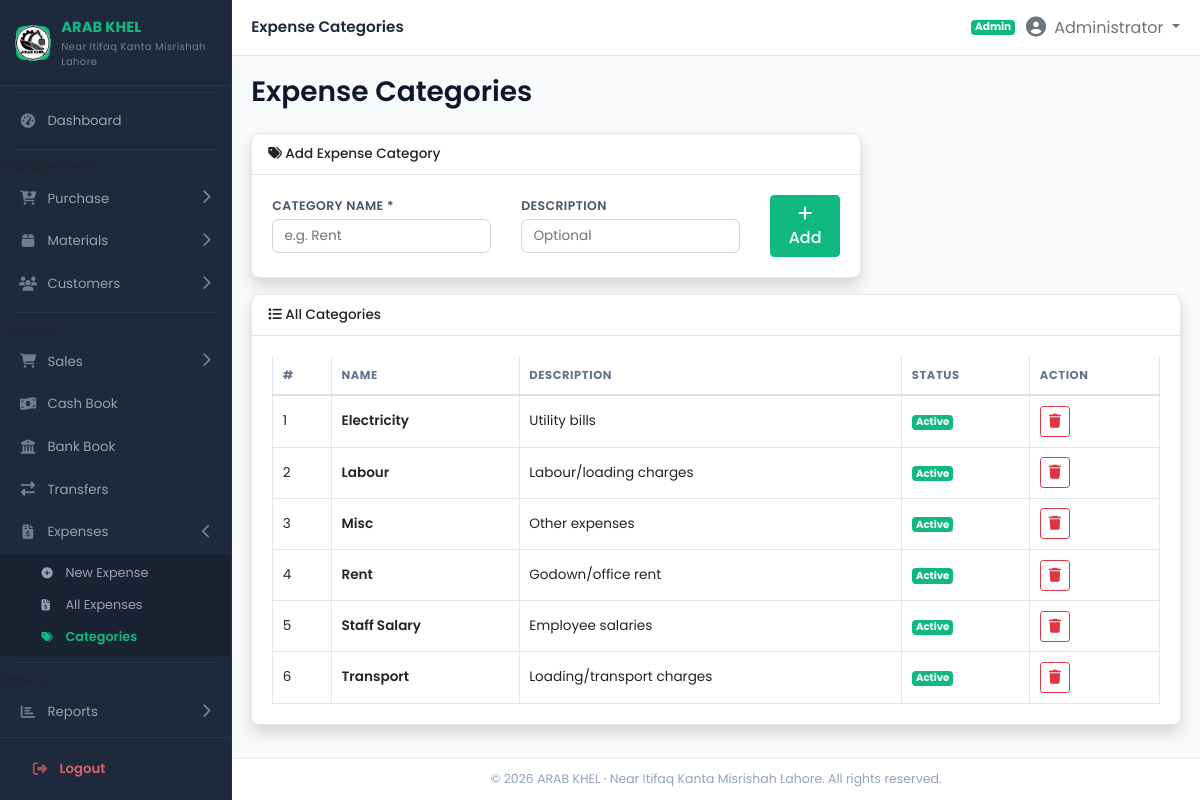
The app's page /modules/expenses/categories.php (signed in) with its own data.
### tables this page shows
CREATE TABLE expense_categories (
    id          INT AUTO_INCREMENT PRIMARY KEY,
    name        VARCHAR(100) NOT NULL,
    description TEXT,
    status      TINYINT(1) DEFAULT 1,
    created_at  DATE NOT NULL,
    updated_at  DATE DEFAULT NULL
);

### includes/functions.php (called while the page is built, shortened)
<?php
if (!isset($base_url)) {
    $script_file = str_replace('\\', '/', $_SERVER['SCRIPT_FILENAME'] ?? '');
    $app_root = str_replace('\\', '/', dirname(__DIR__));
    $script_name = str_replace('\\', '/', $_SERVER['SCRIPT_NAME'] ?? '');
    $app_len = strlen($app_root);
    if ($script_file && $script_name && stripos($script_file, $app_root) === 0) {
        $rel = ltrim(substr($script_file, $app_len), '/');
        $base_url = substr($script_name, 0, strlen($script_name) - strlen($rel));
    } else {
        $parts = explode('/', trim($script_name, '/'));
        $base_url = !empty($parts[0]) ? '/' . $parts[0] . '/' : '/';
    }
}
function roleLabel($role) {
    $labels = [
        'admin' => 'Admin',
        'manager' => 'Manager',
        'cashier' => 'Cashier',
        'salesperson' => 'Salesperson',
        'accountant' => 'Accountant',
        'salesman' => 'Salesman',
        'order_booker' => 'Order Booker',
        'loader' => 'Loader',
    ];
    return $labels[$role] ?? ucfirst(str_replace('_', ' ', $role));
}
function isAdmin() { global $user_role; return $user_role === 'admin'; }

### includes/auth.php (called while the page is built, shortened)
<?php
$user_role = $_SESSION['user_role'] ?? '';

### modules/expenses/categories.php (the view, shortened to what this page needs)
<?php
require_once dirname(__DIR__, 2) . '/includes/functions.php';
$page_title = 'Expense Categories';
require_once dirname(__DIR__, 2) . '/includes/auth.php';
$categories = $pdo->query("SELECT * FROM expense_categories ORDER BY name")->fetchAll();
require_once dirname(__DIR__, 2) . '/includes/header.php';
?>
<div class="row mb-3">
  <div class="col-lg-8">
    <div class="card shadow">
      <div class="card-header"><h6><i class="fas fa-tags"></i> Add Expense Category</h6></div>
      <div class="card-body">
        <form method="post" class="row g-2">
          <div class="col-md-5">
            <label class="form-label">Category Name *</label>
            <input type="text" name="name" class="form-control" required placeholder="e.g. Rent">
          </div>
          <div class="col-md-5">
            <label class="form-label">Description</label>
            <input type="text" name="description" class="form-control" placeholder="Optional">
          </div>
          <div class="col-md-2 d-flex align-items-end">
            <button class="btn btn-primary btn-block"><i class="fas fa-plus"></i> Add</button>
          </div>
        </form>
      </div>
    </div>
  </div>
</div>
<div class="card shadow">
  <div class="card-header"><h6><i class="fas fa-list"></i> All Categories</h6></div>
  <div class="card-body">
    <div class="table-responsive">
      <table class="table table-bordered table-hover">
        <thead><tr><th>#</th><th>Name</th><th>Description</th><th>Status</th><th>Action</th></tr></thead>
        <tbody>
          <?php foreach ($categories as $i => $c): ?>
          <tr>
            <td><?= $i + 1 ?></td>
            <td class="font-weight-bold"><?=htmlspecialchars($c['name'])?></td>
            <td><?=htmlspecialchars($c['description'] ?? '-')?></td>
            <td><?= $c['status'] ? '<span class="badge badge-success">Active</span>' : '<span class="badge badge-secondary">Inactive</span>' ?></td>
            <td>
              <form method="post" action="category_delete.php" class="d-inline" onsubmit="return confirm('Delete category?')">
                <button class="btn btn-sm btn-outline-danger"><i class="fas fa-trash"></i></button>
              </form>
            </td>
          </tr>
          <?php endforeach; ?>
        </tbody>
      </table>
    </div>
  </div>
</div>
<?php require_once dirname(__DIR__, 2) . '/includes/footer.php'; ?>

### includes/header.php (shortened to what this page needs)
<!DOCTYPE html>
<html lang="en">
<head>
  <link href="https://cdnjs.cloudflare.com/ajax/libs/font-awesome/5.15.3/css/all.min.css" rel="stylesheet">
  <link href="https://cdnjs.cloudflare.com/ajax/libs/bootstrap/4.6.2/css/bootstrap.min.css" rel="stylesheet">
  <link rel="stylesheet" href="https://cdn.jsdelivr.net/npm/flatpickr/dist/flatpickr.min.css">
  <link rel="stylesheet" href="https://cdnjs.cloudflare.com/ajax/libs/font-awesome/6.4.0/css/all.min.css">
  <link rel="stylesheet" href="<?= $base_url ?? '' ?>assets/css/style.css?v=7">
</head>
<body>
<div id="wrapper">
  <nav class="sidebar" id="sidebar">
    <a class="sidebar-brand" href="<?= $base_url ?? '' ?>index.php">
      <div class="sidebar-brand-icon">
        <img src="<?= $base_url ?? '' ?>assets/img/logo.png" alt="ARAB KHEL" style="width: 36px; height: 36px; border-radius: 50%; object-fit: cover; border: 1.5px solid #10b981; background: #fff;">
      </div>
      <div>
        <span class="sidebar-brand-text">ARAB KHEL</span>
        <span class="sidebar-brand-sub" style="font-size:10px;">Near Itifaq Kanta Misrishah Lahore</span>
      </div>
    </a>
    <hr class="sidebar-divider">
    <div class="nav-item <?= basename($_SERVER['PHP_SELF']) == 'index.php' ? 'active' : '' ?>">
      <a class="nav-link" href="<?= $base_url ?? '' ?>index.php">
        <i class="fas fa-fw fa-tachometer-alt"></i>
        <span>Dashboard</span>
      </a>
    </div>
    <hr class="sidebar-divider">
    <div class="sidebar-heading"><span>Management</span></div>
    <?php if (isAdmin()): ?>
    <div class="nav-item">
      <?php $on_purchase = str_contains($_SERVER['PHP_SELF'],'purchases/'); ?>
      <a class="nav-link <?= $on_purchase ? '' : 'collapsed' ?>" data-toggle="collapse" href="#collapsePurchase" role="button" aria-expanded="<?= $on_purchase ? 'true' : 'false' ?>">
        <i class="fas fa-fw fa-cart-arrow-down"></i>
        <span>Purchase</span>
        <span class="arrow"><i class="fas fa-chevron-right"></i></span>
      </a>
    </div>
    <?php endif; ?>
    <div class="nav-item">
      <?php $on_product = str_contains($_SERVER['PHP_SELF'],'inventory/') && !str_contains($_SERVER['PHP_SELF'],'stock_report'); ?>
      <a class="nav-link <?= $on_product ? '' : 'collapsed' ?>" data-toggle="collapse" href="#collapseProduct" role="button" aria-expanded="<?= $on_product ? 'true' : 'false' ?>">
        <i class="fas fa-fw fa-box"></i>
        <span>Materials</span>
        <span class="arrow"><i class="fas fa-chevron-right"></i></span>
      </a>
    </div>
    <?php if (isAdmin() || isSalesTeam()): ?>
    <div class="nav-item">
      <?php $on_customer = str_contains($_SERVER['PHP_SELF'],'customers/') || str_contains($_SERVER['PHP_SELF'],'receive_customer'); ?>
      <a class="nav-link <?= $on_customer ? '' : 'collapsed' ?>" data-toggle="collapse" href="#collapseCustomer" role="button" aria-expanded="<?= $on_customer ? 'true' : 'false' ?>">
        <i class="fas fa-fw fa-users"></i>
        <span>Customers</span>
        <span class="arrow"><i class="fas fa-chevron-right"></i></span>
      </a>
    </div>
    <?php endif; ?>
    <hr class="sidebar-divider">
    <div class="sidebar-heading"><span>Finance</span></div>
    <?php if (isAdmin() || isSalesTeam()): ?>
    <div class="nav-item">
      <?php $on_sales = str_contains($_SERVER['PHP_SELF'],'sales/'); ?>
      <a class="nav-link <?= $on_sales ? '' : 'collapsed' ?>" data-toggle="collapse" href="#collapseSales" role="button" aria-expanded="<?= $on_sales ? 'true' : 'false' ?>">
        <i class="fas fa-fw fa-shopping-cart"></i>
        <span>Sales</span>
        <span class="arrow"><i class="fas fa-chevron-right"></i></span>
      </a>
    </div>
    <?php endif; ?>
    <?php if (isAdmin()): ?>
    <div class="nav-item">
      <a class="nav-link <?= str_contains($_SERVER['PHP_SELF'],'cashbook') ? 'active' : '' ?>" href="<?= $base_url ?? '' ?>modules/cashbook/index.php">
        <i class="fas fa-fw fa-money-bill-wave"></i>
        <span>Cash Book</span>
      </a>
    </div>
    <div class="nav-item">
      <a class="nav-link <?= str_contains($_SERVER['PHP_SELF'],'bankbook') ? 'active' : '' ?>" href="<?= $base_url ?? '' ?>modules/bankbook/index.php">
        <i class="fas fa-fw fa-university"></i>
        <span>Bank Book</span>
      </a>
    </div>
    <div class="nav-item">
      <a class="nav-link <?= (str_contains($_SERVER['PHP_SELF'],'transfers.php') || str_contains($_SERVER['PHP_SELF'],'voucher.php')) ? 'active' : '' ?>" href="<?= $base_url ?? '' ?>modules/transactions/transfers.php">
        <i class="fas fa-fw fa-exchange-alt"></i>
        <span>Transfers</span>
      </a>
    </div>
    <div class="nav-item">
      <?php $on_expense = str_contains($_SERVER['PHP_SELF'],'expenses'); ?>
      <a class="nav-link <?= $on_expense ? '' : 'collapsed' ?>" data-toggle="collapse" href="#collapseExpense" role="button" aria-expanded="<?= $on_expense ? 'true' : 'false' ?>">
        <i class="fas fa-fw fa-file-invoice-dollar"></i>
        <span>Expenses</span>
        <span class="arrow"><i class="fas fa-chevron-right"></i></span>
      </a>
      <div class="collapse <?= $on_expense ? 'show' : '' ?>" id="collapseExpense">
        <div class="collapse-inner">
          <a class="collapse-item <?= str_contains($_SERVER['PHP_SELF'],'expenses/create') ? 'active' : '' ?>" href="<?= $base_url ?? '' ?>modules/expenses/create.php"><i class="fas fa-plus-circle"></i> New Expense</a>
          <a class="collapse-item <?= str_contains($_SERVER['PHP_SELF'],'expenses/index') ? 'active' : '' ?>" href="<?= $base_url ?? '' ?>modules/expenses/index.php"><i class="fas fa-file-invoice-dollar"></i> All Expenses</a>
          <a class="collapse-item <?= str_contains($_SERVER['PHP_SELF'],'expenses/categories') ? 'active' : '' ?>" href="<?= $base_url ?? '' ?>modules/expenses/categories.php"><i class="fas fa-tags"></i> Categories</a>
        </div>
      </div>
    </div>
    <hr class="sidebar-divider">
    <div class="sidebar-heading"><span>Others</span></div>
    <div class="nav-item">
      <?php $on_report = str_contains($_SERVER['PHP_SELF'],'reports') || str_contains($_SERVER['PHP_SELF'],'stock_report'); ?>
      <a class="nav-link <?= $on_report ? '' : 'collapsed' ?>" data-toggle="collapse" href="#collapseReports" role="button" aria-expanded="<?= $on_report ? 'true' : 'false' ?>">
        <i class="fas fa-fw fa-chart-bar"></i>
        <span>Reports</span>
        <span class="arrow"><i class="fas fa-chevron-right"></i></span>
      </a>
    </div>
    <?php endif; ?>
    <div class="sidebar-footer">
      <a class="nav-link" href="<?= $base_url ?? '' ?>login.php?logout=1"><i class="fas fa-fw fa-sign-out-alt"></i> <span>Logout</span></a>
    </div>
  </nav>
  <div id="content-wrapper">
    <header class="topbar">
      <div class="page-title"><?= $page_title ?? 'Dashboard' ?></div>
      <div class="user-area">
        <span class="badge <?= isAdmin() ? 'badge-success' : 'badge-info' ?> d-none d-md-inline"><?= roleLabel($user_role) ?></span>
        <div class="dropdown">
          <button class="btn btn-link text-muted dropdown-toggle p-0" data-toggle="dropdown">
            <i class="fas fa-user-circle fa-lg"></i>
            <span class="ml-1 d-none d-sm-inline"><?= $_SESSION['user_name'] ?? 'Admin' ?></span>
          </button>
        </div>
      </div>
    </header>
    <div class="content">
      <div class="d-sm-flex align-items-center justify-content-between mb-4">
        <h1 class="h3 mb-0 font-weight-bold" style="color:#0f172a;"><?= $page_title ?? 'Dashboard' ?></h1>
      </div>

### includes/footer.php (shortened to what this page needs)
      </div>
      <footer class="sticky-footer">
        <div class="container">
          <div class="copyright text-center">
            &copy; <?= date('Y') ?> ARAB KHEL &middot; Near Itifaq Kanta Misrishah Lahore. All rights reserved.
          </div>
        </div>
      </footer>
    </div>
  </div>
</body>
</html>

### records on screen
expense_categories: name "Electricity", description "Utility bills", status "Active"
expense_categories: name "Labour", description "Labour/loading charges", status "Active"
expense_categories: name "Misc", description "Other expenses", status "Active"
expense_categories: name "Rent", description "Godown/office rent", status "Active"
expense_categories: name "Staff Salary", description "Employee salaries", status "Active"
expense_categories: name "Transport", description "Loading/transport charges", status "Active"

### other values on screen
$page_title "Expense Categories"
roleLabel($user_role) "Admin"
$_SESSION['user_name'] "Administrator"
